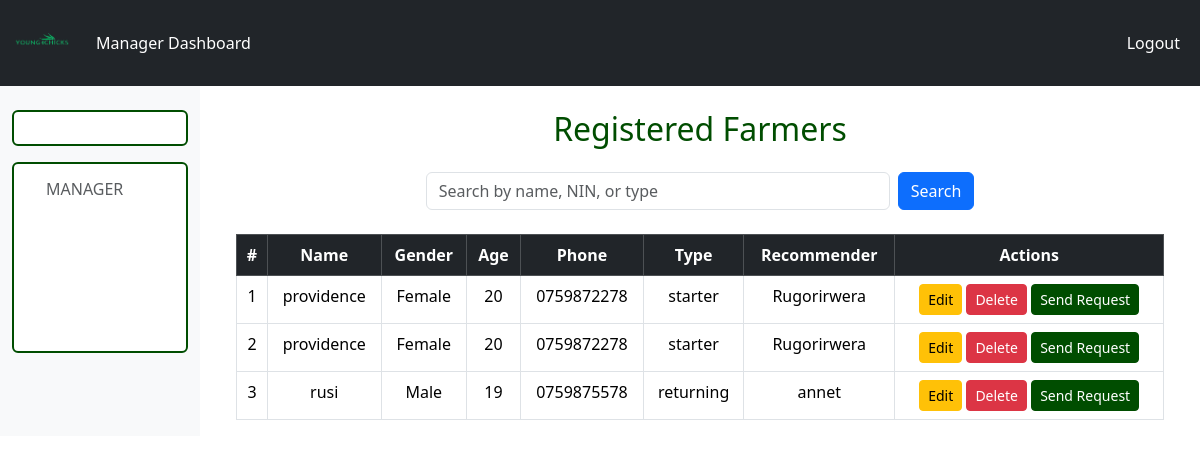
The page /farmers_list/ (signed in) on the database as committed earlier.
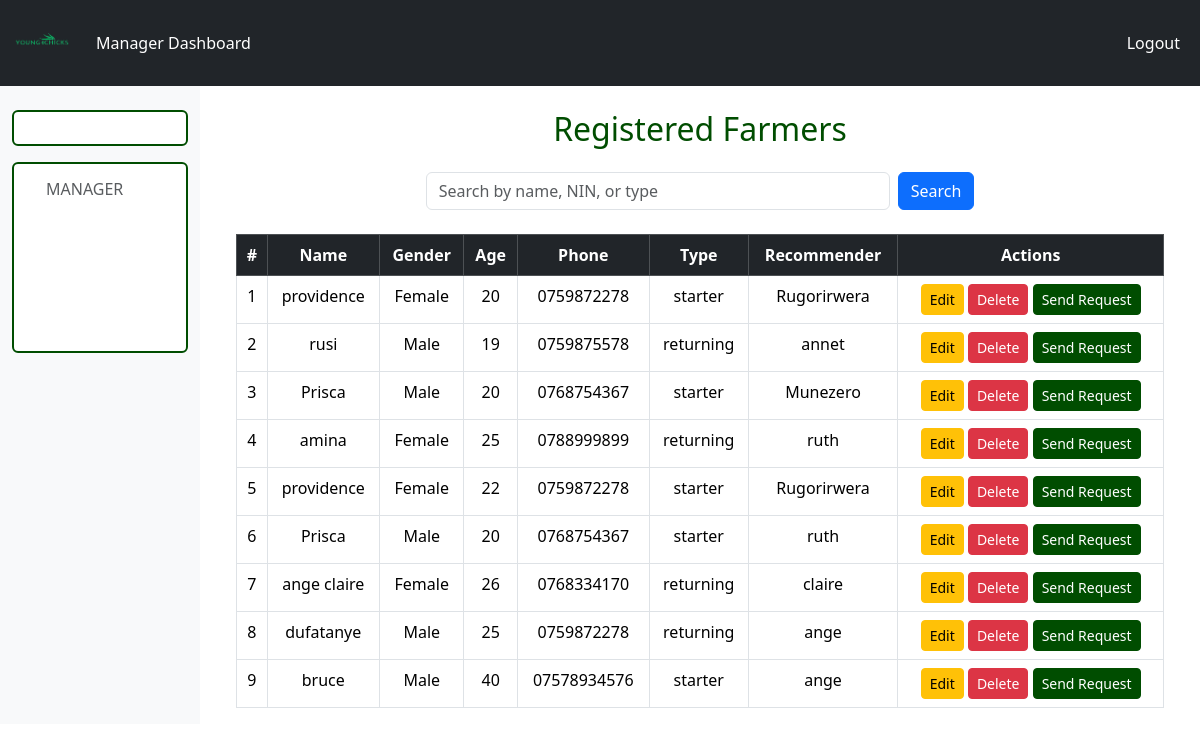
The same page on the database as committed later.
### pages/models.py (models this page shows, shortened)
class Farmer(models.Model):
     GENDER_CHOICES = [
        ('Male', 'Male'),
        ('Female', 'Female'),
    ]
     FARMER_TYPE_CHOICES = [
        ('Starter', 'Starter'),
        ('Returner', 'Returner'),
    ]
     user = models.OneToOneField(
        settings.AUTH_USER_MODEL,
        on_delete=models.CASCADE,
        related_name='farmer_profile',
        null=True,
        blank=True
    )
     farmer_name = models.CharField(max_length=100)
     farmer_age = models.IntegerField()
     farmer_gender = models.CharField(max_length=10, choices=GENDER_CHOICES)
     farmer_nin = models.CharField(max_length=20)
     farmer_phone_number = models.CharField(max_length=15)
     farmer_type = models.CharField(max_length=50, choices=FARMER_TYPE_CHOICES)
     recomender_name = models.CharField(max_length=100)
     recommender_nin = models.CharField(max_length=20)

### pages/views.py (the view)
# urls.py: path('farmers_list/', views.farmers_list, name='farmers_list'),
@login_required
def farmers_list(request):
    query = request.GET.get('q')
    farmers = Farmer.objects.all()
    if query:
        farmers = farmers.filter(
            Q(farmer_name__icontains=query) |
            Q(farmer_nin__icontains=query) |
            Q(farmer_type__icontains=query)
        )
    return render(request, 'pages/farmers_list.html', {'farmers': farmers})

### pages/templates/pages/farmers_list.html
{% extends 'pages/base.html' %} {% block content %}
<div class="container mt-4">
  <h2 class="mb-4 text-center">Registered Farmers</h2>
  <form method="get" class="d-flex mb-4 justify-content-center">
    <input
      type="text"
      name="q"
      class="form-control w-50 me-2"
      placeholder="Search by name, NIN, or type"
      value="{{ request.GET.q }}"
    />
    <button type="submit" class="btn btn-primary">Search</button>
  </form>
  <table class="table table-bordered table-hover text-center">
    <thead class="table-dark">
      <tr>
        <th>#</th>
        <th>Name</th>
        <th>Gender</th>
        <th>Age</th>
        <th>Phone</th>
        <th>Type</th>
        <th>Recommender</th>
        <th>Actions</th>
      </tr>
    </thead>
    <tbody>
      {% for farmer in farmers %}
      <tr>
        <td>{{ forloop.counter }}</td>
        <td>{{ farmer.farmer_name }}</td>
        <td>{{ farmer.farmer_gender }}</td>
        <td>{{ farmer.farmer_age }}</td>
        <td>{{ farmer.farmer_phone_number }}</td>
        <td>{{ farmer.farmer_type }}</td>
        <td>{{ farmer.recomender_name }}</td>
        <td>
          <a
            href="{% url 'register_farmer' farmer.id %}"
            class="btn btn-sm btn-warning"
            >Edit</a
          >
          <a
            href="{% url 'delete_farmer' farmer.id %}"
            class="btn btn-sm btn-danger"
            onclick="return confirm('Are you sure you want to delete this farmer?');"
            >Delete</a
          >
          <a
            href="{% url 'request_chicks' farmer.id %}"
            class="btn btn-sm btn-success"
            >Send Request</a
          >
        </td>
      </tr>
      {% empty %}
      <tr>
        <td colspan="8">No farmers found.</td>
      </tr>
      {% endfor %}
    </tbody>
  </table>
</div>
{% endblock %}

Rows that differ between the two databases and show on the page:
removed Farmer: farmer_name "providence", farmer_gender "Female", farmer_age "20", farmer_phone_number "0759872278", farmer_type "starter", recomender_name "Rugorirwera"
added Farmer: farmer_name "Prisca", farmer_gender "Male", farmer_age "20", farmer_phone_number "0768754367", farmer_type "starter", recomender_name "Munezero"
added Farmer: farmer_name "amina", farmer_gender "Female", farmer_age "25", farmer_phone_number "0788999899", farmer_type "returning", recomender_name "ruth"
added Farmer: farmer_name "providence", farmer_gender "Female", farmer_age "22", farmer_phone_number "0759872278", farmer_type "starter", recomender_name "Rugorirwera"
added Farmer: farmer_name "Prisca", farmer_gender "Male", farmer_age "20", farmer_phone_number "0768754367", farmer_type "starter", recomender_name "ruth"
added Farmer: farmer_name "ange claire", farmer_gender "Female", farmer_age "26", farmer_phone_number "0768334170", farmer_type "returning", recomender_name "claire"
added Farmer: farmer_name "dufatanye", farmer_gender "Male", farmer_age "25", farmer_phone_number "0759872278", farmer_type "returning", recomender_name "ange"
added Farmer: farmer_name "bruce", farmer_gender "Male", farmer_age "40", farmer_phone_number "07578934576", farmer_type "starter", recomender_name "ange"
